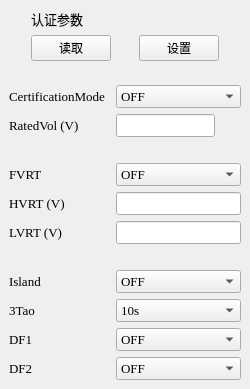
          <widget class="QWidget" name="widget_12" native="true">
           <layout class="QGridLayout" name="gridLayout_27">
            <property name="leftMargin">
             <number>0</number>
            </property>
            <property name="topMargin">
             <number>0</number>
            </property>
            <property name="rightMargin">
             <number>0</number>
            </property>
            <property name="bottomMargin">
             <number>0</number>
            </property>
            <item row="1" column="0" colspan="2">
             <widget class="QWidget" name="widget_FVRT" native="true">
              <layout class="QGridLayout" name="gridLayout_16">
               <item row="5" column="1">
                <widget class="QLineEdit" name="lineEdit_LVRT">
                 <property name="sizePolicy">
                  <sizepolicy hsizetype="Preferred" vsizetype="Fixed">
                   <horstretch>0</horstretch>
                   <verstretch>0</verstretch>
                  </sizepolicy>
                 </property>
                 <property name="minimumSize">
                  <size>
                   <width>0</width>
                   <height>0</height>
                  </size>
                 </property>
                 <property name="maximumSize">
                  <size>
                   <width>16777215</width>
                   <height>16777215</height>
                  </size>
                 </property>
                 <property name="font">
                  <font>
                   <family>Times New Roman</family>
                   <pointsize>10</pointsize>
                   <bold>false</bold>
                  </font>
                 </property>
                </widget>
               </item>
               <item row="8" column="1">
                <widget class="QComboBox" name="comboBox_Tau">
                 <property name="font">
                  <font>
                   <family>Times New Roman</family>
                   <pointsize>10</pointsize>
                   <bold>false</bold>
                  </font>
                 </property>
                 <item>
                  <property name="text">
                   <string>10s</string>
                  </property>
                 </item>
                 <item>
                  <property name="text">
                   <string>5s</string>
                  </property>
                 </item>
                 <item>
                  <property name="text">
                   <string>20s</string>
                  </property>
                 </item>
                </widget>
               </item>
               <item row="8" column="0">
                <widget class="QLabel" name="label_Tau">
                 <property name="font">
                  <font>
                   <family>Times New Roman</family>
                   <pointsize>10</pointsize>
                   <bold>false</bold>
                  </font>
                 </property>
                 <property name="text">
                  <string>3Tao</string>
                 </property>
                </widget>
               </item>
               <item row="2" column="1">
                <spacer name="horizontalSpacer">
                 <property name="orientation">
                  <enum>Qt::Horizontal</enum>
                 </property>
                 <property name="sizeHint" stdset="0">
                  <size>
                   <width>40</width>
                   <height>20</height>
                  </size>
                 </property>
                </spacer>
               </item>
               <item row="7" column="1">
                <widget class="QComboBox" name="comboBox_Island">
                 <property name="font">
                  <font>
                   <family>Times New Roman</family>
                   <pointsize>10</pointsize>
                   <bold>false</bold>
                  </font>
                 </property>
                 <item>
                  <property name="text">
                   <string>OFF</string>
                  </property>
                 </item>
                 <item>
                  <property name="text">
                   <string>ON</string>
                  </property>
                 </item>
                </widget>
               </item>
               <item row="9" column="1">
                <widget class="QComboBox" name="comboBox_DF1">
                 <property name="font">
                  <font>
                   <family>Times New Roman</family>
                   <pointsize>10</pointsize>
                   <bold>false</bold>
                  </font>
                 </property>
                 <item>
                  <property name="text">
                   <string>OFF</string>
                  </property>
                 </item>
                 <item>
                  <property name="text">
                   <string>ON</string>
                  </property>
                 </item>
                </widget>
               </item>
               <item row="3" column="0">
                <widget class="QLabel" name="label_FVRT">
                 <property name="font">
                  <font>
                   <family>Times New Roman</family>
                   <pointsize>10</pointsize>
                   <bold>false</bold>
                  </font>
                 </property>
                 <property name="text">
                  <string>FVRT                     </string>
                 </property>
                </widget>
               </item>
               <item row="0" column="1">
                <widget class="QComboBox" name="comboBox_cetificationMode">
                 <property name="sizePolicy">
                  <sizepolicy hsizetype="Preferred" vsizetype="Fixed">
                   <horstretch>0</horstretch>
                   <verstretch>0</verstretch>
                  </sizepolicy>
                 </property>
                 <property name="maximumSize">
                  <size>
                   <width>16777215</width>
                   <height>16777215</height>
                  </size>
                 </property>
                 <property name="font">
                  <font>
                   <family>Times New Roman</family>
                   <pointsize>10</pointsize>
                   <bold>false</bold>
                  </font>
                 </property>
                 <item>
                  <property name="text">
                   <string>OFF</string>
                  </property>
                 </item>
                 <item>
                  <property name="text">
                   <string>ON</string>
                  </property>
                 </item>
                </widget>
               </item>
               <item row="4" column="0">
                <widget class="QLabel" name="label_HVRT">
                 <property name="font">
                  <font>
                   <family>Times New Roman</family>
                   <pointsize>10</pointsize>
                   <bold>false</bold>
                  </font>
                 </property>
                 <property name="text">
                  <string>HVRT (V)</string>
                 </property>
                </widget>
               </item>
               <item row="10" column="1">
                <widget class="QComboBox" name="comboBox_DF2">
                 <property name="font">
                  <font>
                   <family>Times New Roman</family>
                   <pointsize>10</pointsize>
                   <bold>false</bold>
                  </font>
                 </property>
                 <item>
                  <property name="text">
                   <string>OFF</string>
                  </property>
                 </item>
                 <item>
                  <property name="text">
                   <string>ON</string>
                  </property>
                 </item>
                </widget>
               </item>
               <item row="10" column="0">
                <widget class="QLabel" name="label_DF2">
                 <property name="font">
                  <font>
                   <family>Times New Roman</family>
                   <pointsize>10</pointsize>
                   <bold>false</bold>
                  </font>
                 </property>
                 <property name="text">
                  <string>DF2</string>
                 </property>
                </widget>
               </item>
               <item row="3" column="1">
                <widget class="QComboBox" name="comboBox_FVRT">
                 <property name="maximumSize">
                  <size>
                   <width>16777215</width>
                   <height>16777215</height>
                  </size>
                 </property>
                 <property name="font">
                  <font>
                   <family>Times New Roman</family>
                   <pointsize>10</pointsize>
                   <bold>false</bold>
                  </font>
                 </property>
                 <item>
                  <property name="text">
                   <string>OFF</string>
                  </property>
                 </item>
                 <item>
                  <property name="text">
                   <string>ON</string>
                  </property>
                 </item>
                </widget>
               </item>
               <item row="7" column="0">
                <widget class="QLabel" name="label_Island">
                 <property name="font">
                  <font>
                   <family>Times New Roman</family>
                   <pointsize>10</pointsize>
                   <bold>false</bold>
                  </font>
                 </property>
                 <property name="text">
                  <string>Island</string>
                 </property>
                </widget>
               </item>
               <item row="5" column="0">
                <widget class="QLabel" name="label_LVRT">
                 <property name="font">
                  <font>
                   <family>Times New Roman</family>
                   <pointsize>10</pointsize>
                   <bold>false</bold>
                  </font>
                 </property>
                 <property name="text">
                  <string>LVRT (V)</string>
                 </property>
                </widget>
               </item>
               <item row="4" column="1">
                <widget class="QLineEdit" name="lineEdit_HVRT">
                 <property name="sizePolicy">
                  <sizepolicy hsizetype="Preferred" vsizetype="Fixed">
                   <horstretch>0</horstretch>
                   <verstretch>0</verstretch>
                  </sizepolicy>
                 </property>
                 <property name="maximumSize">
                  <size>
                   <width>16777215</width>
                   <height>16777215</height>
                  </size>
                 </property>
                 <property name="font">
                  <font>
                   <family>Times New Roman</family>
                   <pointsize>10</pointsize>
                   <bold>false</bold>
                  </font>
                 </property>
                </widget>
               </item>
               <item row="9" column="0">
                <widget class="QLabel" name="label_DF1">
                 <property name="font">
                  <font>
                   <family>Times New Roman</family>
                   <pointsize>10</pointsize>
                   <bold>false</bold>
                  </font>
                 </property>
                 <property name="text">
                  <string>DF1</string>
                 </property>
                </widget>
               </item>
               <item row="0" column="0">
                <widget class="QLabel" name="label_7">
                 <property name="font">
                  <font>
                   <family>Times New Roman</family>
                   <pointsize>10</pointsize>
                   <bold>false</bold>
                  </font>
                 </property>
                 <property name="text">
                  <string>CertificationMode</string>
                 </property>
                </widget>
               </item>
               <item row="6" column="1">
                <spacer name="horizontalSpacer_2">
                 <property name="orientation">
                  <enum>Qt::Horizontal</enum>
                 </property>
                 <property name="sizeHint" stdset="0">
                  <size>
                   <width>40</width>
                   <height>20</height>
                  </size>
                 </property>
                </spacer>
               </item>
               <item row="1" column="0">
                <widget class="QLabel" name="label_RatedVol">
                 <property name="font">
                  <font>
                   <family>Times New Roman</family>
                   <pointsize>10</pointsize>
                   <bold>false</bold>
                  </font>
                 </property>
                 <property name="text">
                  <string>RatedVol (V)</string>
                 </property>
                </widget>
               </item>
               <item row="1" column="1">
                <widget class="QLineEdit" name="lineEdit_RatedVol">
                 <property name="sizePolicy">
                  <sizepolicy hsizetype="Fixed" vsizetype="Fixed">
                   <horstretch>0</horstretch>
                   <verstretch>0</verstretch>
                  </sizepolicy>
                 </property>
                 <property name="maximumSize">
                  <size>
                   <width>99</width>
                   <height>16777215</height>
                  </size>
                 </property>
                 <property name="font">
                  <font>
                   <family>Times New Roman</family>
                   <pointsize>10</pointsize>
                   <bold>false</bold>
                  </font>
                 </property>
                </widget>
               </item>
              </layout>
             </widget>
            </item>
            <item row="0" column="0" colspan="2">
             <widget class="QWidget" name="widget_3" native="true">
              <layout class="QGridLayout" name="gridLayout">
               <item row="1" column="1">
                <widget class="QPushButton" name="pushButton_CerSet">
                 <property name="sizePolicy">
                  <sizepolicy hsizetype="Fixed" vsizetype="Fixed">
                   <horstretch>0</horstretch>
                   <verstretch>0</verstretch>
                  </sizepolicy>
                 </property>
                 <property name="font">
                  <font>
                   <family>微软雅黑</family>
                   <pointsize>9</pointsize>
                   <bold>false</bold>
                  </font>
                 </property>
                 <property name="text">
                  <string>设置</string>
                 </property>
                </widget>
               </item>
               <item row="0" column="0">
                <widget class="QLabel" name="label_3">
                 <property name="font">
                  <font>
                   <family>微软雅黑</family>
                   <pointsize>10</pointsize>
                   <bold>false</bold>
                  </font>
                 </property>
                 <property name="text">
                  <string>认证参数</string>
                 </property>
                </widget>
               </item>
               <item row="1" column="0">
                <widget class="QPushButton" name="pushButton_CerRead">
                 <property name="sizePolicy">
                  <sizepolicy hsizetype="Fixed" vsizetype="Fixed">
                   <horstretch>0</horstretch>
                   <verstretch>0</verstretch>
                  </sizepolicy>
                 </property>
                 <property name="font">
                  <font>
                   <family>微软雅黑</family>
                   <pointsize>9</pointsize>
                   <bold>false</bold>
                  </font>
                 </property>
                 <property name="text">
                  <string>读取</string>
                 </property>
                </widget>
               </item>
              </layout>
             </widget>
            </item>
           </layout>
          </widget>
